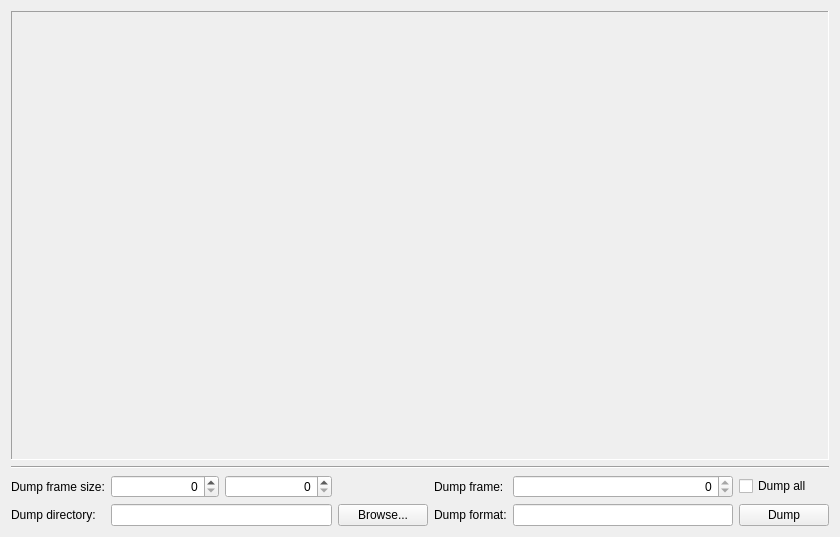
<?xml version="1.0" encoding="UTF-8"?>
<ui version="4.0">
 <class>GraphicsView</class>
 <widget class="QWidget" name="GraphicsView">
  <property name="geometry">
   <rect>
    <x>0</x>
    <y>0</y>
    <width>840</width>
    <height>537</height>
   </rect>
  </property>
  <property name="windowTitle">
   <string>Form</string>
  </property>
  <layout class="QVBoxLayout" name="verticalLayout">
   <item>
    <layout class="QGridLayout" name="displayLayout">
     <item row="0" column="0">
      <widget class="QFrame" name="displayFrame">
       <property name="sizePolicy">
        <sizepolicy hsizetype="Preferred" vsizetype="MinimumExpanding">
         <horstretch>0</horstretch>
         <verstretch>0</verstretch>
        </sizepolicy>
       </property>
       <property name="frameShape">
        <enum>QFrame::Panel</enum>
       </property>
       <property name="frameShadow">
        <enum>QFrame::Sunken</enum>
       </property>
       <layout class="QGridLayout" name="gridLayout">
        <property name="margin">
         <number>0</number>
        </property>
        <item row="0" column="0">
         <widget class="GraphicsDisplay" name="display" native="true">
          <property name="sizePolicy">
           <sizepolicy hsizetype="Preferred" vsizetype="Preferred">
            <horstretch>0</horstretch>
            <verstretch>0</verstretch>
           </sizepolicy>
          </property>
         </widget>
        </item>
       </layout>
      </widget>
     </item>
    </layout>
   </item>
   <item>
    <widget class="Line" name="line_3">
     <property name="orientation">
      <enum>Qt::Horizontal</enum>
     </property>
    </widget>
   </item>
   <item>
    <layout class="QGridLayout" name="dumpLayout">
     <item row="1" column="0">
      <widget class="QLabel" name="dumpDirTextLabel">
       <property name="text">
        <string>Dump directory:</string>
       </property>
      </widget>
     </item>
     <item row="1" column="1">
      <widget class="QLineEdit" name="dumpDirEdit">
       <property name="text">
        <string/>
       </property>
      </widget>
     </item>
     <item row="1" column="2">
      <widget class="QPushButton" name="dumpDirBrowseButton">
       <property name="minimumSize">
        <size>
         <width>90</width>
         <height>0</height>
        </size>
       </property>
       <property name="text">
        <string>Browse...</string>
       </property>
      </widget>
     </item>
     <item row="1" column="3">
      <widget class="QLabel" name="dumpFormatTextLabel">
       <property name="text">
        <string>Dump format:</string>
       </property>
      </widget>
     </item>
     <item row="1" column="4">
      <widget class="QLineEdit" name="dumpFormatEdit">
       <property name="inputMask">
        <string/>
       </property>
       <property name="text">
        <string/>
       </property>
      </widget>
     </item>
     <item row="1" column="5">
      <widget class="QPushButton" name="dumpButton">
       <property name="minimumSize">
        <size>
         <width>90</width>
         <height>0</height>
        </size>
       </property>
       <property name="text">
        <string>Dump</string>
       </property>
      </widget>
     </item>
     <item row="0" column="0">
      <widget class="QLabel" name="dumpFrameSizeTextLabel">
       <property name="text">
        <string>Dump frame size:</string>
       </property>
      </widget>
     </item>
     <item row="0" column="1">
      <layout class="QHBoxLayout" name="dumpFrameSizeLayout">
       <item>
        <widget class="QSpinBox" name="dumpFrameWidthSpinBox">
         <property name="alignment">
          <set>Qt::AlignRight|Qt::AlignTrailing|Qt::AlignVCenter</set>
         </property>
         <property name="maximum">
          <number>9999</number>
         </property>
        </widget>
       </item>
       <item>
        <widget class="QSpinBox" name="dumpFrameHeightSpinBox">
         <property name="alignment">
          <set>Qt::AlignRight|Qt::AlignTrailing|Qt::AlignVCenter</set>
         </property>
         <property name="maximum">
          <number>9999</number>
         </property>
        </widget>
       </item>
      </layout>
     </item>
     <item row="0" column="5">
      <widget class="QCheckBox" name="dumpAllCheckBox">
       <property name="sizePolicy">
        <sizepolicy hsizetype="Preferred" vsizetype="Fixed">
         <horstretch>0</horstretch>
         <verstretch>0</verstretch>
        </sizepolicy>
       </property>
       <property name="layoutDirection">
        <enum>Qt::LeftToRight</enum>
       </property>
       <property name="text">
        <string>Dump all</string>
       </property>
      </widget>
     </item>
     <item row="0" column="3">
      <widget class="QLabel" name="dumpFrameTextLabel">
       <property name="sizePolicy">
        <sizepolicy hsizetype="Preferred" vsizetype="Preferred">
         <horstretch>0</horstretch>
         <verstretch>0</verstretch>
        </sizepolicy>
       </property>
       <property name="text">
        <string>Dump frame:</string>
       </property>
      </widget>
     </item>
     <item row="0" column="4">
      <widget class="QSpinBox" name="dumpFrameSpinBox">
       <property name="minimumSize">
        <size>
         <width>90</width>
         <height>0</height>
        </size>
       </property>
       <property name="alignment">
        <set>Qt::AlignRight|Qt::AlignTrailing|Qt::AlignVCenter</set>
       </property>
       <property name="readOnly">
        <bool>true</bool>
       </property>
       <property name="maximum">
        <number>99999999</number>
       </property>
      </widget>
     </item>
    </layout>
   </item>
  </layout>
 </widget>
 <customwidgets>
  <customwidget>
   <class>GraphicsDisplay</class>
   <extends>QWidget</extends>
   <header>GraphicsDisplay.h</header>
   <container>1</container>
  </customwidget>
 </customwidgets>
 <resources/>
 <connections>
  <connection>
   <sender>dumpDirBrowseButton</sender>
   <signal>clicked()</signal>
   <receiver>GraphicsView</receiver>
   <slot>dumpDirBrowseClicked()</slot>
   <hints>
    <hint type="sourcelabel">
     <x>383</x>
     <y>518</y>
    </hint>
    <hint type="destinationlabel">
     <x>419</x>
     <y>268</y>
    </hint>
   </hints>
  </connection>
  <connection>
   <sender>dumpButton</sender>
   <signal>clicked()</signal>
   <receiver>GraphicsView</receiver>
   <slot>dumpClicked()</slot>
   <hints>
    <hint type="sourcelabel">
     <x>789</x>
     <y>518</y>
    </hint>
    <hint type="destinationlabel">
     <x>419</x>
     <y>268</y>
    </hint>
   </hints>
  </connection>
  <connection>
   <sender>dumpAllCheckBox</sender>
   <signal>toggled(bool)</signal>
   <receiver>GraphicsView</receiver>
   <slot>dumpAllToggled(bool)</slot>
   <hints>
    <hint type="sourcelabel">
     <x>789</x>
     <y>489</y>
    </hint>
    <hint type="destinationlabel">
     <x>419</x>
     <y>268</y>
    </hint>
   </hints>
  </connection>
 </connections>
 <slots>
  <slot>dumpDirBrowseClicked()</slot>
  <slot>dumpClicked()</slot>
  <slot>dumpAllToggled(bool)</slot>
 </slots>
</ui>
